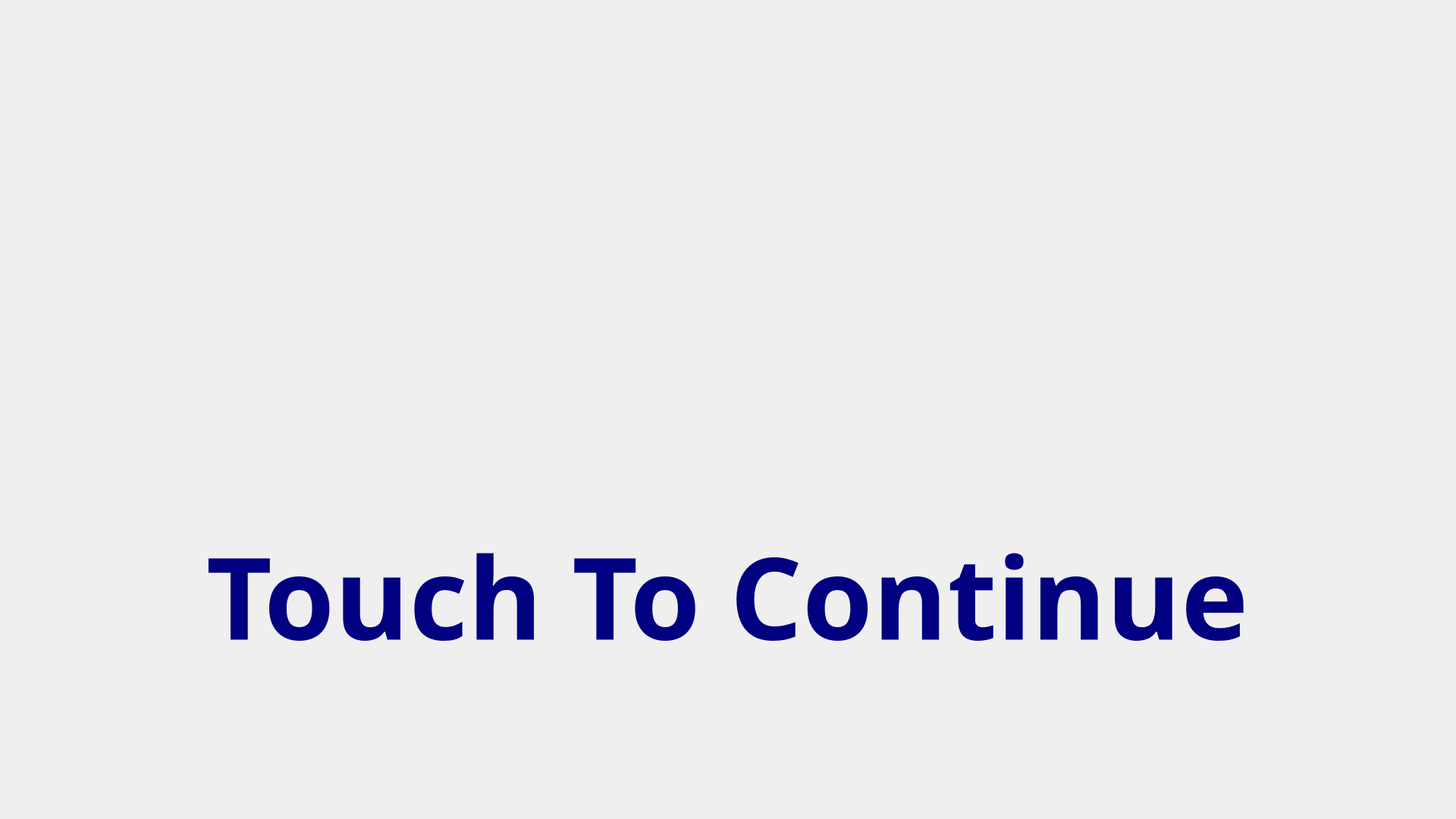
<?xml version="1.0" encoding="UTF-8"?>
<ui version="4.0">
 <class>Dialog</class>
 <widget class="QDialog" name="Dialog">
  <property name="geometry">
   <rect>
    <x>0</x>
    <y>0</y>
    <width>1920</width>
    <height>1080</height>
   </rect>
  </property>
  <property name="windowTitle">
   <string>Dialog</string>
  </property>
  <property name="styleSheet">
   <string notr="true">image: url(:/newPrefix/Windows (1).png);</string>
  </property>
  <widget class="QPushButton" name="StartButton">
   <property name="geometry">
    <rect>
     <x>-1</x>
     <y>-5</y>
     <width>1920</width>
     <height>1580</height>
    </rect>
   </property>
   <property name="font">
    <font>
     <family>Edwardian Script ITC</family>
     <pointsize>-1</pointsize>
     <weight>75</weight>
     <bold>true</bold>
    </font>
   </property>
   <property name="cursor">
    <cursorShape>ArrowCursor</cursorShape>
   </property>
   <property name="styleSheet">
    <string notr="true">font-size: 150px;
font-weight: bold;
color: navy;
image: none;
border: none;
</string>
   </property>
   <property name="text">
    <string>Touch To Continue</string>
   </property>
  </widget>
 </widget>
 <resources>
  <include location="../code/backgrounds.qrc"/>
 </resources>
 <connections/>
</ui>
